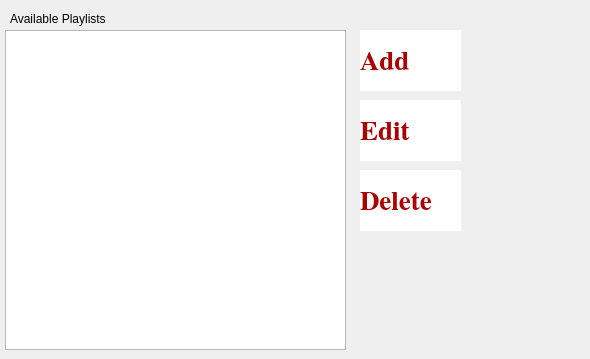
    <widget class="QWidget" name="tab_3">
     <attribute name="title">
      <string>Playlists</string>
     </attribute>
     <widget class="QListWidget" name="listPlaylists">
      <property name="geometry">
       <rect>
        <x>5</x>
        <y>30</y>
        <width>341</width>
        <height>320</height>
       </rect>
      </property>
     </widget>
     <widget class="SKG_Button" name="btnEditPlaylist">
      <property name="geometry">
       <rect>
        <x>360</x>
        <y>100</y>
        <width>101</width>
        <height>61</height>
       </rect>
      </property>
      <property name="font">
       <font>
        <family>Nimbus Roman No9 L</family>
        <pointsize>20</pointsize>
        <weight>75</weight>
        <italic>false</italic>
        <bold>true</bold>
       </font>
      </property>
      <property name="autoFillBackground">
       <bool>false</bool>
      </property>
      <property name="styleSheet">
       <string notr="true">background:white;
color:rgb(170,0,0)</string>
      </property>
      <property name="text">
       <string>Edit</string>
      </property>
     </widget>
     <widget class="SKG_Button" name="btnDeletePlaylist">
      <property name="geometry">
       <rect>
        <x>360</x>
        <y>170</y>
        <width>101</width>
        <height>61</height>
       </rect>
      </property>
      <property name="font">
       <font>
        <family>Nimbus Roman No9 L</family>
        <pointsize>20</pointsize>
        <weight>75</weight>
        <italic>false</italic>
        <bold>true</bold>
       </font>
      </property>
      <property name="autoFillBackground">
       <bool>false</bool>
      </property>
      <property name="styleSheet">
       <string notr="true">background:white;
color:rgb(170,0,0)</string>
      </property>
      <property name="text">
       <string>Delete</string>
      </property>
     </widget>
     <widget class="QLabel" name="lblAvailablePlaylists">
      <property name="geometry">
       <rect>
        <x>10</x>
        <y>10</y>
        <width>571</width>
        <height>17</height>
       </rect>
      </property>
      <property name="text">
       <string>Available Playlists</string>
      </property>
      <property name="buddy">
       <cstring></cstring>
      </property>
     </widget>
     <widget class="SKG_Button" name="btnAddPlaylist">
      <property name="geometry">
       <rect>
        <x>360</x>
        <y>30</y>
        <width>101</width>
        <height>61</height>
       </rect>
      </property>
      <property name="font">
       <font>
        <family>Nimbus Roman No9 L</family>
        <pointsize>20</pointsize>
        <weight>75</weight>
        <italic>false</italic>
        <bold>true</bold>
       </font>
      </property>
      <property name="autoFillBackground">
       <bool>false</bool>
      </property>
      <property name="styleSheet">
       <string notr="true">background:white;
color:rgb(170,0,0)</string>
      </property>
      <property name="text">
       <string>Add</string>
      </property>
     </widget>
    </widget>
